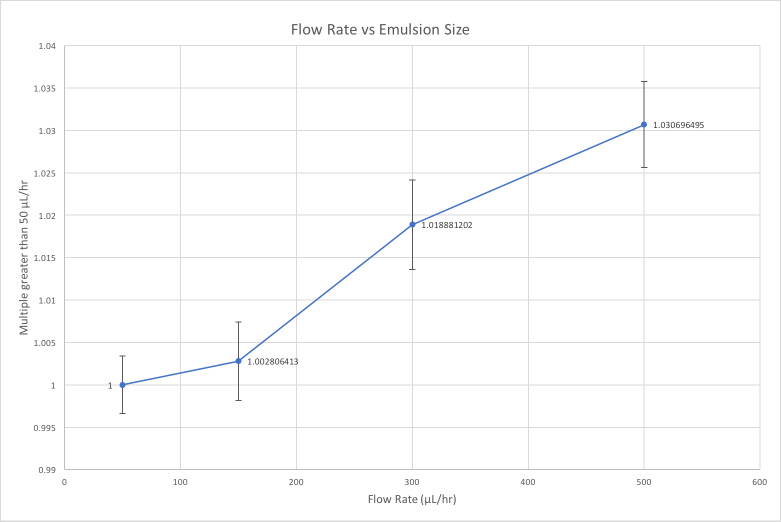
#> input picture 2017_1_18/Flow Rate to Size.png, 1562 x 1043 px, found by its file name (shown at 1/2 size); its folder holds only this picture in this run
$ python FindRadiiMult.py
#> lines starting #> are read from the running program, lines starting #| are printed output that depends on the picture
import cv2
import numpy as np
import argparse
import os

from PIL import Image
from resizeimage import resizeimage


def get_diameters(path, minR, maxR):
    """
    Parameters: a path to the directory containing images, and the minimum and maximum radii expected in the images
    Creates a text file that relates file name to average circle size within that image
    """
#> called with minR = 50, maxR = 150

    file_names = os.listdir(path)

    for file_name in file_names:
        try:
            name_file = path + "/" + file_name
            img = cv2.imread(name_file,0)
#> img: shape (1043, 1562); min 64, max 255, mean 252.4
            img = cv2.medianBlur(img,5)
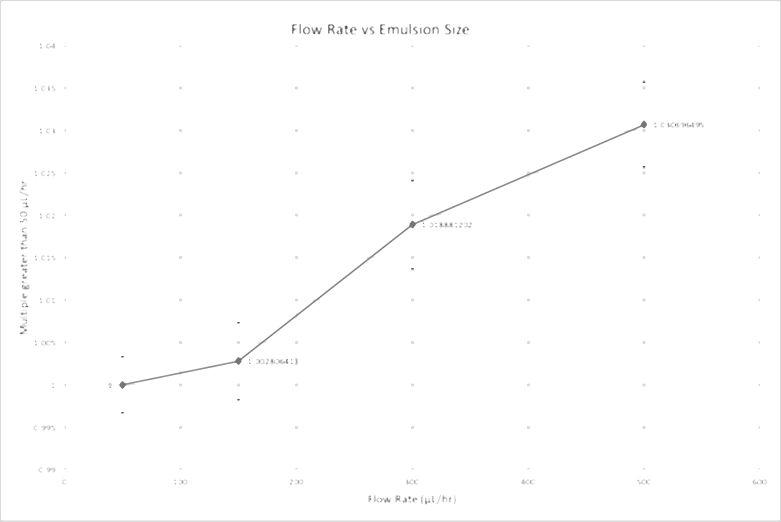
#> img: shape (1043, 1562) (shown at 1/2 size); min 89, max 255, mean 254
            cimg = cv2.cvtColor(img,cv2.COLOR_GRAY2BGR)

            circles = cv2.HoughCircles(img,cv2.HOUGH_GRADIENT,0.5, 100,
                                        param1=50,param2=30,minRadius=minR,maxRadius=maxR)
#> circles = None

            circles = np.uint16(np.around(circles))

            radii = np.array([])

            for i in circles[0,:]:
                radii = np.append(radii, i[2])
                # draw the outer circle
                cv2.circle(cimg,(i[0],i[1]),i[2],(0,255,0),2)
                # draw the center of the circle
                cv2.circle(cimg,(i[0],i[1]),2,(0,0,255),3)

            avg = np.mean(radii)
            diameter_averages = open(path + "/Diameter Averages", 'a')
            diameter_averages.write(str(file_name[:-4]) + ': ' + str(2*avg) + '\n')
            diameter_averages.close()
            # [4 lines of commented-out code are left out]
        except:
            pass


path = "/Users/Darian/School/MIT/Freshman Year/IAP/UROP/Microscopy/2017_1_18"
minR = 50
maxR = 150

get_diameters(path, minR, maxR)
